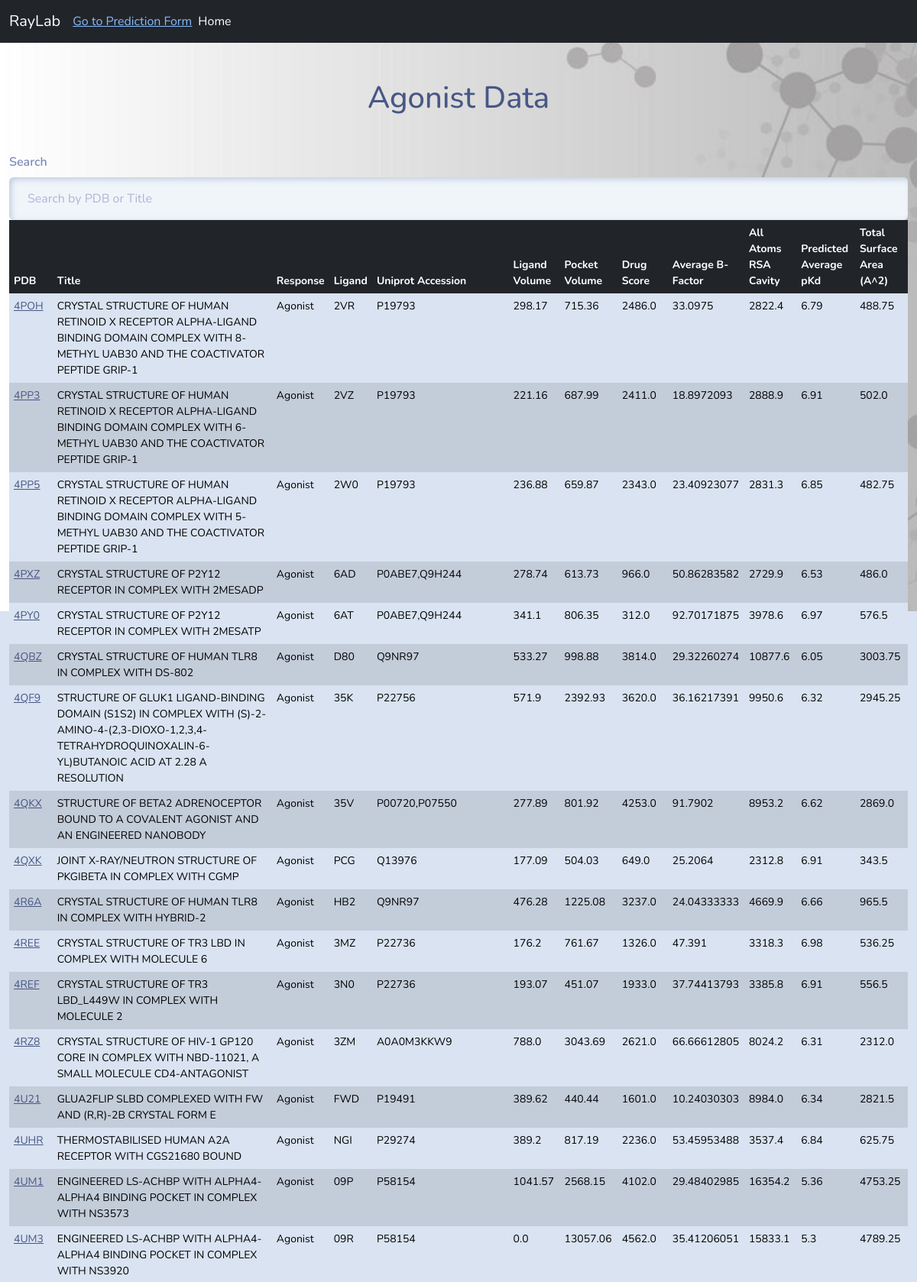
/agonist/?page=3 (upper part), run on the app's committed database.
### agantapp/models.py (models this page shows, shortened)
class ProteinData(models.Model):
    PDB = models.CharField(max_length=100)
    Title = models.CharField(max_length=255)
    Response = models.CharField(max_length=255)
    Ligand = models.CharField(max_length=255)
    Uniprot_accession = models.CharField(max_length=255)
    Lig_vol = models.FloatField(null=True)
    Pock_vol = models.FloatField(null=True)
    DrugScore = models.FloatField(null=True)
    Average_B_Factor = models.FloatField(null=True)
    All_atoms_rsa_cavity = models.FloatField(null=True)
    Predicted_Average_pKd = models.FloatField(null=True)
    Total_Surface_Area = models.FloatField(null=True)

### agantapp/views.py (the view)
# urls.py: path('agonist/', views.agonist_view, name='agonist_view'),
def agonist_view(request):
    agonist_data = ProteinData.objects.filter(Response='Agonist')  # Replace 'Agonist' with your actual value for Response field
    paginator = Paginator(agonist_data, 150)  # Paginate by 150 items per page
    page_number = request.GET.get('page')
    page_obj = paginator.get_page(page_number)
    return render(request, 'agantapp/agonist_template.html', {'page_obj': page_obj})

### agantapp/templates/agantapp/agonist_template.html (shortened to what this page needs)
{% extends 'base.html' %}
{% block content %}
<div class="container-fluid mt-5">
    <h1 class="text-center mb-4">Agonist Data</h1>
    <div class="form-group">
        <label class="form-label mt-4" for="searchInput">Search</label>
        <input type="text" class="form-control" placeholder="Search by PDB or Title" id="searchInput">
    </div>
    <div class="table-responsive">
    <table class="table table-bordered custom-table-width" id="agonistTable">
        <thead class="thead-dark">
            <tr class="table-dark">
                <th>PDB</th>
                <th>Title</th>
                <th>Response</th>
                <th>Ligand</th>
                <th>Uniprot Accession</th>
                <th>Ligand Volume</th>
                <th>Pocket Volume</th>
                <th>Drug Score</th>
                <th>Average B-Factor</th>
                <th>All Atoms RSA Cavity</th>
                <th>Predicted Average pKd</th>
                <th>Total Surface Area (A^2)</th>
            </tr>
        </thead>
        <tbody>
            {% for entry in page_obj %}
            {% if forloop.counter|divisibleby:2 %}
            <tr class="table-active">
            {% else %}
            <tr>
            {% endif %}
                <td><a href="https://www.rcsb.org/structure/{{ entry.PDB }}" target="_blank">{{entry.PDB}}</a></td>
                <td>{{ entry.Title }}</td>
                <td>{{ entry.Response }}</td>
                <td>{{ entry.Ligand }}</td>
                <td>{{ entry.Uniprot_accession }}</td>
                <td>{{ entry.Lig_vol }}</td>
                <td>{{ entry.Pock_vol }}</td>
                <td>{{ entry.DrugScore }}</td>
                <td>{{ entry.Average_B_Factor }}</td>
                <td>{{ entry.All_atoms_rsa_cavity }}</td>
                <td>{{ entry.Predicted_Average_pKd }}</td>
                <td>{{ entry.Total_Surface_Area }}</td>
            </tr>
            {% empty %}
            <tr>
                <td colspan="12">No data available.</td>
            </tr>
            {% endfor %}
        </tbody>
    </table>
</div>
</div>
{% endblock %}

### agantapp/templates/agantapp/agonist_template.html (style rules this page uses)
.table td, .table th { font-size: 14px; padding: 6px; }
.custom-table-width { width: 100%; }

### data on the page
ProteinData: PDB "4POH", Title "CRYSTAL STRUCTURE OF HUMAN RETINOID X RECEPTOR ALPHA-LIGAND BINDING DOMAIN COMPLEX WITH 8-METHYL UAB30 AND THE COACTIVATOR PEPTIDE GRIP-1", Response "Agonist", Ligand "2VR", Uniprot_accession "P19793", Lig_vol "298.17", Pock_vol "715.36", DrugScore "2486.0", Average_B_Factor "33.0975", All_atoms_rsa_cavity "2822.4", Predicted_Average_pKd "6.79", Total_Surface_Area "488.75"
ProteinData: PDB "4PP3", Title "CRYSTAL STRUCTURE OF HUMAN RETINOID X RECEPTOR ALPHA-LIGAND BINDING DOMAIN COMPLEX WITH 6-METHYL UAB30 AND THE COACTIVATOR PEPTIDE GRIP-1", Response "Agonist", Ligand "2VZ", Uniprot_accession "P19793", Lig_vol "221.16", Pock_vol "687.99", DrugScore "2411.0", Average_B_Factor "18.8972093", All_atoms_rsa_cavity "2888.9", Predicted_Average_pKd "6.91", Total_Surface_Area "502.0"
ProteinData: PDB "4PP5", Title "CRYSTAL STRUCTURE OF HUMAN RETINOID X RECEPTOR ALPHA-LIGAND BINDING DOMAIN COMPLEX WITH 5-METHYL UAB30 AND THE COACTIVATOR PEPTIDE GRIP-1", Response "Agonist", Ligand "2W0", Uniprot_accession "P19793", Lig_vol "236.88", Pock_vol "659.87", DrugScore "2343.0", Average_B_Factor "23.40923077", All_atoms_rsa_cavity "2831.3", Predicted_Average_pKd "6.85", Total_Surface_Area "482.75"
ProteinData: PDB "4PXZ", Title "CRYSTAL STRUCTURE OF P2Y12 RECEPTOR IN COMPLEX WITH 2MESADP", Response "Agonist", Ligand "6AD", Uniprot_accession "P0ABE7,Q9H244", Lig_vol "278.74", Pock_vol "613.73", DrugScore "966.0", Average_B_Factor "50.86283582", All_atoms_rsa_cavity "2729.9", Predicted_Average_pKd "6.53", Total_Surface_Area "486.0"
ProteinData: PDB "4PY0", Title "CRYSTAL STRUCTURE OF P2Y12 RECEPTOR IN COMPLEX WITH 2MESATP", Response "Agonist", Ligand "6AT", Uniprot_accession "P0ABE7,Q9H244", Lig_vol "341.1", Pock_vol "806.35", DrugScore "312.0", Average_B_Factor "92.70171875", All_atoms_rsa_cavity "3978.6", Predicted_Average_pKd "6.97", Total_Surface_Area "576.5"
ProteinData: PDB "4QBZ", Title "CRYSTAL STRUCTURE OF HUMAN TLR8 IN COMPLEX WITH DS-802", Response "Agonist", Ligand "D80", Uniprot_accession "Q9NR97", Lig_vol "533.27", Pock_vol "998.88", DrugScore "3814.0", Average_B_Factor "29.32260274", All_atoms_rsa_cavity "10877.6", Predicted_Average_pKd "6.05", Total_Surface_Area "3003.75"
ProteinData: PDB "4QF9", Title "STRUCTURE OF GLUK1 LIGAND-BINDING DOMAIN (S1S2) IN COMPLEX WITH (S)-2- AMINO-4-(2,3-DIOXO-1,2,3,4-TETRAHYDROQUINOXALIN-6-YL)BUTANOIC ACID AT 2.28 A RESOLUTION", Response "Agonist", Ligand "35K", Uniprot_accession "P22756", Lig_vol "571.9", Pock_vol "2392.93", DrugScore "3620.0", Average_B_Factor "36.16217391", All_atoms_rsa_cavity "9950.6", Predicted_Average_pKd "6.32", Total_Surface_Area "2945.25"
ProteinData: PDB "4QKX", Title "STRUCTURE OF BETA2 ADRENOCEPTOR BOUND TO A COVALENT AGONIST AND AN ENGINEERED NANOBODY", Response "Agonist", Ligand "35V", Uniprot_accession "P00720,P07550", Lig_vol "277.89", Pock_vol "801.92", DrugScore "4253.0", Average_B_Factor "91.7902", All_atoms_rsa_cavity "8953.2", Predicted_Average_pKd "6.62", Total_Surface_Area "2869.0"
ProteinData: PDB "4QXK", Title "JOINT X-RAY/NEUTRON STRUCTURE OF PKGIBETA IN COMPLEX WITH CGMP", Response "Agonist", Ligand "PCG", Uniprot_accession "Q13976", Lig_vol "177.09", Pock_vol "504.03", DrugScore "649.0", Average_B_Factor "25.2064", All_atoms_rsa_cavity "2312.8", Predicted_Average_pKd "6.91", Total_Surface_Area "343.5"
ProteinData: PDB "4R6A", Title "CRYSTAL STRUCTURE OF HUMAN TLR8 IN COMPLEX WITH HYBRID-2", Response "Agonist", Ligand "HB2", Uniprot_accession "Q9NR97", Lig_vol "476.28", Pock_vol "1225.08", DrugScore "3237.0", Average_B_Factor "24.04333333", All_atoms_rsa_cavity "4669.9", Predicted_Average_pKd "6.66", Total_Surface_Area "965.5"
ProteinData: PDB "4REE", Title "CRYSTAL STRUCTURE OF TR3 LBD IN COMPLEX WITH MOLECULE 6", Response "Agonist", Ligand "3MZ", Uniprot_accession "P22736", Lig_vol "176.2", Pock_vol "761.67", DrugScore "1326.0", Average_B_Factor "47.391", All_atoms_rsa_cavity "3318.3", Predicted_Average_pKd "6.98", Total_Surface_Area "536.25"
ProteinData: PDB "4REF", Title "CRYSTAL STRUCTURE OF TR3 LBD_L449W IN COMPLEX WITH MOLECULE 2", Response "Agonist", Ligand "3N0", Uniprot_accession "P22736", Lig_vol "193.07", Pock_vol "451.07", DrugScore "1933.0", Average_B_Factor "37.74413793", All_atoms_rsa_cavity "3385.8", Predicted_Average_pKd "6.91", Total_Surface_Area "556.5"
ProteinData: PDB "4RZ8", Title "CRYSTAL STRUCTURE OF HIV-1 GP120 CORE IN COMPLEX WITH NBD-11021, A SMALL MOLECULE CD4-ANTAGONIST", Response "Agonist", Ligand "3ZM", Uniprot_accession "A0A0M3KKW9", Lig_vol "788.0", Pock_vol "3043.69", DrugScore "2621.0", Average_B_Factor "66.66612805", All_atoms_rsa_cavity "8024.2", Predicted_Average_pKd "6.31", Total_Surface_Area "2312.0"
ProteinData: PDB "4U21", Title "GLUA2FLIP SLBD COMPLEXED WITH FW AND (R,R)-2B CRYSTAL FORM E", Response "Agonist", Ligand "FWD", Uniprot_accession "P19491", Lig_vol "389.62", Pock_vol "440.44", DrugScore "1601.0", Average_B_Factor "10.24030303", All_atoms_rsa_cavity "8984.0", Predicted_Average_pKd "6.34", Total_Surface_Area "2821.5"
ProteinData: PDB "4UHR", Title "THERMOSTABILISED HUMAN A2A RECEPTOR WITH CGS21680 BOUND", Response "Agonist", Ligand "NGI", Uniprot_accession "P29274", Lig_vol "389.2", Pock_vol "817.19", DrugScore "2236.0", Average_B_Factor "53.45953488", All_atoms_rsa_cavity "3537.4", Predicted_Average_pKd "6.84", Total_Surface_Area "625.75"
ProteinData: PDB "4UM1", Title "ENGINEERED LS-ACHBP WITH ALPHA4-ALPHA4 BINDING POCKET IN COMPLEX WITH NS3573", Response "Agonist", Ligand "09P", Uniprot_accession "P58154", Lig_vol "1041.57", Pock_vol "2568.15", DrugScore "4102.0", Average_B_Factor "29.48402985", All_atoms_rsa_cavity "16354.2", Predicted_Average_pKd "5.36", Total_Surface_Area "4753.25"
ProteinData: PDB "4UM3", Title "ENGINEERED LS-ACHBP WITH ALPHA4-ALPHA4 BINDING POCKET IN COMPLEX WITH NS3920", Response "Agonist", Ligand "09R", Uniprot_accession "P58154", Lig_vol "0.0", Pock_vol "13057.06", DrugScore "4562.0", Average_B_Factor "35.41206051", All_atoms_rsa_cavity "15833.1", Predicted_Average_pKd "5.3", Total_Surface_Area "4789.25"
